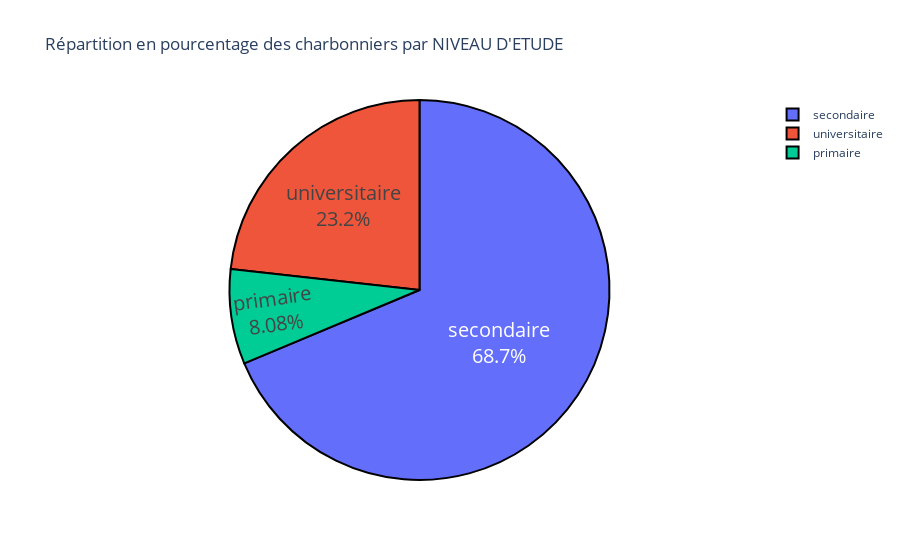

The notebook cell saved with this chart:
### Markdown cell above
### 6 - Répartition des charbonniers selon leur niveau d’étude

### Code cell
pie_diagramme(data=data_charbonnier,col="NIVEAU D'ETUDE")

### Figure 1 — Plotly figure (JSON) as saved in the notebook; plotly's stock layout.template omitted (floating-point values rounded to 4 significant figures)
{"data": [{"customdata": [["secondaire"], ["universitaire"], ["primaire"]], "domain": {"x": [0, 1], "y": [0, 1]}, "hovertemplate": "NIVEAU D'ETUDE=%{customdata[0]}<br>proportion=%{value}<extra></extra>", "labels": ["secondaire", "universitaire", "primaire"], "legendgroup": "", "marker": {"colors": ["#636efa", "#EF553B", "#00cc96"], "line": {"color": "#000000", "width": 2}}, "name": "", "showlegend": true, "textfont": {"size": 20}, "textinfo": "percent+label", "textposition": "inside", "type": "pie", "values": [0.6869, 0.2323, 0.08081]}], "layout": {"legend": {"tracegroupgap": 0}, "title": {"text": "Répartition en pourcentage des charbonniers par NIVEAU D'ETUDE"}}}
